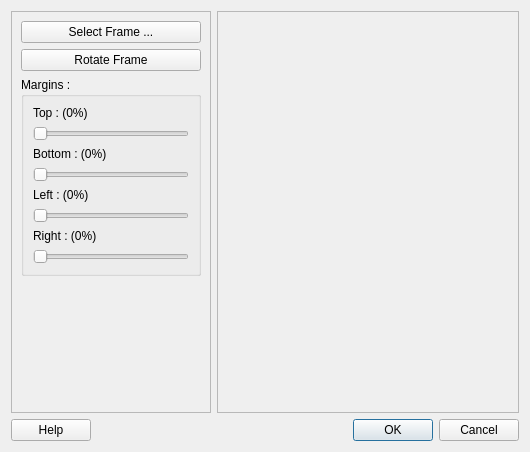
<?xml version="1.0" encoding="UTF-8"?>
<ui version="4.0">
 <class>FrameDialog</class>
 <widget class="QDialog" name="FrameDialog">
  <property name="geometry">
   <rect>
    <x>0</x>
    <y>0</y>
    <width>530</width>
    <height>452</height>
   </rect>
  </property>
  <property name="windowTitle">
   <string>Dialog</string>
  </property>
  <layout class="QGridLayout" name="gridLayout">
   <item row="0" column="0">
    <widget class="QFrame" name="sidePane">
     <property name="minimumSize">
      <size>
       <width>200</width>
       <height>0</height>
      </size>
     </property>
     <property name="maximumSize">
      <size>
       <width>200</width>
       <height>16777215</height>
      </size>
     </property>
     <property name="frameShape">
      <enum>QFrame::StyledPanel</enum>
     </property>
     <property name="frameShadow">
      <enum>QFrame::Raised</enum>
     </property>
     <layout class="QVBoxLayout" name="verticalLayout_2">
      <item>
       <widget class="QPushButton" name="selectFrameBtn">
        <property name="text">
         <string>Select Frame ...</string>
        </property>
       </widget>
      </item>
      <item>
       <widget class="QPushButton" name="rotateBtn">
        <property name="text">
         <string>Rotate Frame</string>
        </property>
       </widget>
      </item>
      <item>
       <widget class="QGroupBox" name="groupBox">
        <property name="title">
         <string>Margins :</string>
        </property>
        <layout class="QVBoxLayout" name="verticalLayout">
         <item>
          <widget class="QLabel" name="topLabel">
           <property name="text">
            <string>Top : (0%)</string>
           </property>
          </widget>
         </item>
         <item>
          <widget class="QSlider" name="topMarginSlider">
           <property name="maximum">
            <number>120</number>
           </property>
           <property name="orientation">
            <enum>Qt::Horizontal</enum>
           </property>
          </widget>
         </item>
         <item>
          <widget class="QLabel" name="btmLabel">
           <property name="text">
            <string>Bottom : (0%)</string>
           </property>
          </widget>
         </item>
         <item>
          <widget class="QSlider" name="btmMarginSlider">
           <property name="maximum">
            <number>120</number>
           </property>
           <property name="orientation">
            <enum>Qt::Horizontal</enum>
           </property>
          </widget>
         </item>
         <item>
          <widget class="QLabel" name="leftLabel">
           <property name="text">
            <string>Left : (0%)</string>
           </property>
          </widget>
         </item>
         <item>
          <widget class="QSlider" name="leftMarginSlider">
           <property name="maximum">
            <number>120</number>
           </property>
           <property name="orientation">
            <enum>Qt::Horizontal</enum>
           </property>
          </widget>
         </item>
         <item>
          <widget class="QLabel" name="rightLabel">
           <property name="text">
            <string>Right : (0%)</string>
           </property>
          </widget>
         </item>
         <item>
          <widget class="QSlider" name="rightMarginSlider">
           <property name="maximum">
            <number>120</number>
           </property>
           <property name="orientation">
            <enum>Qt::Horizontal</enum>
           </property>
          </widget>
         </item>
        </layout>
       </widget>
      </item>
      <item>
       <spacer name="verticalSpacer">
        <property name="orientation">
         <enum>Qt::Vertical</enum>
        </property>
        <property name="sizeHint" stdset="0">
         <size>
          <width>20</width>
          <height>40</height>
         </size>
        </property>
       </spacer>
      </item>
     </layout>
    </widget>
   </item>
   <item row="0" column="1">
    <widget class="QScrollArea" name="scrollArea">
     <property name="widgetResizable">
      <bool>true</bool>
     </property>
     <widget class="QWidget" name="scrollAreaWidgetContents">
      <property name="geometry">
       <rect>
        <x>0</x>
        <y>0</y>
        <width>302</width>
        <height>391</height>
       </rect>
      </property>
     </widget>
    </widget>
   </item>
   <item row="2" column="1">
    <widget class="QDialogButtonBox" name="buttonBox">
     <property name="orientation">
      <enum>Qt::Horizontal</enum>
     </property>
     <property name="standardButtons">
      <set>QDialogButtonBox::Cancel|QDialogButtonBox::Ok</set>
     </property>
    </widget>
   </item>
   <item row="2" column="0">
    <widget class="QPushButton" name="helpBtn">
     <property name="sizePolicy">
      <sizepolicy hsizetype="Maximum" vsizetype="Fixed">
       <horstretch>0</horstretch>
       <verstretch>0</verstretch>
      </sizepolicy>
     </property>
     <property name="text">
      <string>Help</string>
     </property>
    </widget>
   </item>
  </layout>
 </widget>
 <resources/>
 <connections>
  <connection>
   <sender>buttonBox</sender>
   <signal>accepted()</signal>
   <receiver>FrameDialog</receiver>
   <slot>accept()</slot>
   <hints>
    <hint type="sourcelabel">
     <x>248</x>
     <y>254</y>
    </hint>
    <hint type="destinationlabel">
     <x>157</x>
     <y>274</y>
    </hint>
   </hints>
  </connection>
  <connection>
   <sender>buttonBox</sender>
   <signal>rejected()</signal>
   <receiver>FrameDialog</receiver>
   <slot>reject()</slot>
   <hints>
    <hint type="sourcelabel">
     <x>316</x>
     <y>260</y>
    </hint>
    <hint type="destinationlabel">
     <x>286</x>
     <y>274</y>
    </hint>
   </hints>
  </connection>
 </connections>
</ui>
